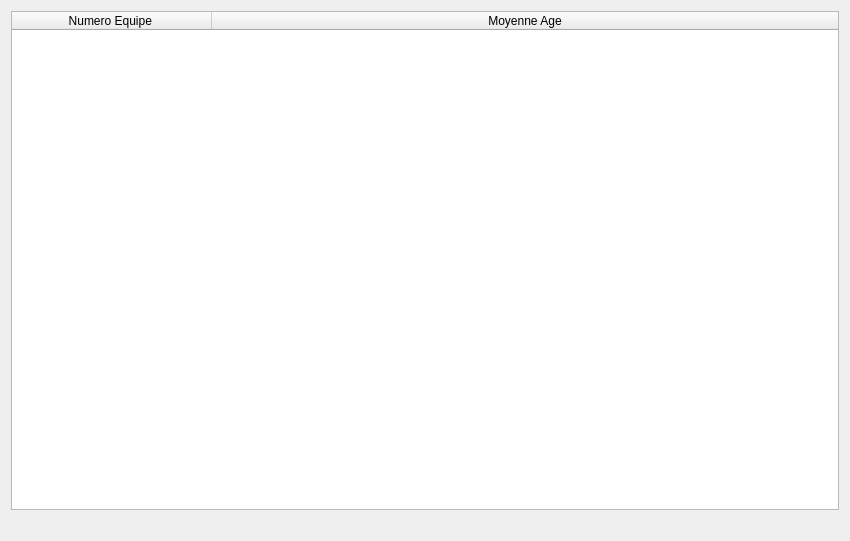
<?xml version="1.0" encoding="UTF-8"?>
<ui version="4.0">
 <class>fct_part2_1</class>
 <widget class="QDialog" name="fct_part2_1">
  <property name="geometry">
   <rect>
    <x>0</x>
    <y>0</y>
    <width>850</width>
    <height>541</height>
   </rect>
  </property>
  <property name="acceptDrops">
   <bool>true</bool>
  </property>
  <property name="windowTitle">
   <string>Age moyen des équipes qui ont gagné une médaille d'or</string>
  </property>
  <layout class="QVBoxLayout" name="verticalLayout">
   <item>
    <widget class="QTableWidget" name="table_fct_part2_1">
     <property name="columnCount">
      <number>2</number>
     </property>
     <attribute name="horizontalHeaderMinimumSectionSize">
      <number>50</number>
     </attribute>
     <attribute name="horizontalHeaderDefaultSectionSize">
      <number>200</number>
     </attribute>
     <attribute name="horizontalHeaderStretchLastSection">
      <bool>true</bool>
     </attribute>
     <attribute name="verticalHeaderVisible">
      <bool>false</bool>
     </attribute>
     <column>
      <property name="text">
       <string>Numero Equipe </string>
      </property>
     </column>
     <column>
      <property name="text">
       <string>Moyenne Age</string>
      </property>
     </column>
    </widget>
   </item>
   <item>
    <widget class="QLabel" name="label_fct_part2_1">
     <property name="text">
      <string/>
     </property>
     <property name="alignment">
      <set>Qt::AlignCenter</set>
     </property>
    </widget>
   </item>
  </layout>
 </widget>
 <resources/>
 <connections/>
</ui>
